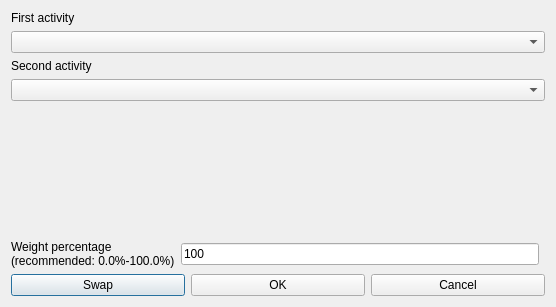
<?xml version="1.0" encoding="UTF-8"?>
<ui version="4.0">
 <class>ModifyConstraintTwoActivitiesOrderedIfSameDayForm_template</class>
 <widget class="QDialog" name="ModifyConstraintTwoActivitiesOrderedIfSameDayForm_template">
  <property name="geometry">
   <rect>
    <x>0</x>
    <y>0</y>
    <width>556</width>
    <height>307</height>
   </rect>
  </property>
  <property name="windowTitle">
   <string extracomment="This is the title of the dialog to modify a constraint of this type">Modify two activities ordered if same day</string>
  </property>
  <layout class="QGridLayout">
   <item row="4" column="0" colspan="2">
    <layout class="QHBoxLayout">
     <item>
      <widget class="QPushButton" name="swapPushButton">
       <property name="text">
        <string comment="Interchange (swap) the two selected activities in the dialog">Swap</string>
       </property>
      </widget>
     </item>
     <item>
      <widget class="QPushButton" name="okPushButton">
       <property name="text">
        <string>OK</string>
       </property>
      </widget>
     </item>
     <item>
      <widget class="QPushButton" name="cancelPushButton">
       <property name="text">
        <string>Cancel</string>
       </property>
      </widget>
     </item>
    </layout>
   </item>
   <item row="3" column="0">
    <layout class="QHBoxLayout">
     <item>
      <widget class="QLabel" name="weightTextLabel">
       <property name="frameShape">
        <enum>QFrame::NoFrame</enum>
       </property>
       <property name="frameShadow">
        <enum>QFrame::Plain</enum>
       </property>
       <property name="text">
        <string>Weight percentage
(recommended: 0.0%-100.0%)</string>
       </property>
       <property name="wordWrap">
        <bool>false</bool>
       </property>
      </widget>
     </item>
     <item>
      <widget class="QLineEdit" name="weightLineEdit">
       <property name="text">
        <string notr="true">100</string>
       </property>
      </widget>
     </item>
    </layout>
   </item>
   <item row="2" column="0">
    <spacer name="spacer2">
     <property name="orientation">
      <enum>Qt::Vertical</enum>
     </property>
     <property name="sizeType">
      <enum>QSizePolicy::Expanding</enum>
     </property>
     <property name="sizeHint" stdset="0">
      <size>
       <width>20</width>
       <height>61</height>
      </size>
     </property>
    </spacer>
   </item>
   <item row="0" column="0" colspan="2">
    <layout class="QVBoxLayout">
     <item>
      <widget class="QLabel" name="activityTextLabel">
       <property name="frameShape">
        <enum>QFrame::NoFrame</enum>
       </property>
       <property name="frameShadow">
        <enum>QFrame::Plain</enum>
       </property>
       <property name="text">
        <string>First activity</string>
       </property>
       <property name="wordWrap">
        <bool>false</bool>
       </property>
      </widget>
     </item>
     <item>
      <widget class="QComboBox" name="firstActivitiesComboBox">
       <property name="editable">
        <bool>false</bool>
       </property>
       <property name="insertPolicy">
        <enum>QComboBox::NoInsert</enum>
       </property>
       <property name="duplicatesEnabled">
        <bool>false</bool>
       </property>
      </widget>
     </item>
    </layout>
   </item>
   <item row="1" column="0" colspan="2">
    <layout class="QVBoxLayout">
     <item>
      <widget class="QLabel" name="activityTextLabel_2">
       <property name="frameShape">
        <enum>QFrame::NoFrame</enum>
       </property>
       <property name="frameShadow">
        <enum>QFrame::Plain</enum>
       </property>
       <property name="text">
        <string>Second activity</string>
       </property>
       <property name="wordWrap">
        <bool>false</bool>
       </property>
      </widget>
     </item>
     <item>
      <widget class="QComboBox" name="secondActivitiesComboBox">
       <property name="editable">
        <bool>false</bool>
       </property>
       <property name="insertPolicy">
        <enum>QComboBox::NoInsert</enum>
       </property>
       <property name="duplicatesEnabled">
        <bool>false</bool>
       </property>
      </widget>
     </item>
    </layout>
   </item>
  </layout>
 </widget>
 <layoutdefault spacing="6" margin="11"/>
 <resources/>
 <connections/>
</ui>
